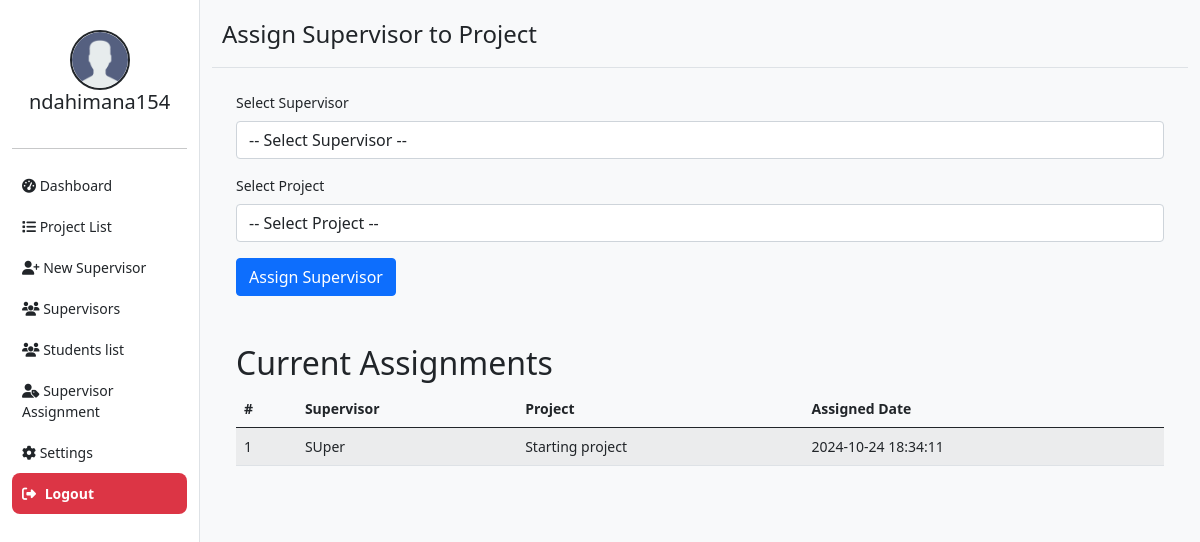
/admin/assignSupervisor.php (signed in), run on the app's committed database.
### tables this page shows
CREATE TABLE `supervisor_project_assignment` (
  `id` int(11) NOT NULL,
  `supervisor_id` int(11) NOT NULL,
  `project_id` int(11) NOT NULL,
  `assigned_date` timestamp NOT NULL DEFAULT current_timestamp()
);

CREATE TABLE `users` (
  `id` int(11) NOT NULL,
  `names` varchar(255) NOT NULL,
  `email` varchar(255) NOT NULL,
  `password` varchar(255) NOT NULL,
  `role` varchar(255) NOT NULL
);

CREATE TABLE `studentsprojects` (
  `id` int(11) NOT NULL,
  `title` varchar(255) NOT NULL,
  `description` text NOT NULL,
  `file_name` text NOT NULL,
  `student_id` int(11) NOT NULL,
  `status` varchar(255) NOT NULL DEFAULT 'pending',
  `created_at` varchar(255) NOT NULL DEFAULT current_timestamp()
);

### admin/assignSupervisor.php (the view, shortened to what this page needs)
<?php
include "../php/connect.php";
?>
<!DOCTYPE html>
<html lang="en">
<head>
    <link rel="stylesheet" href="https://cdn.jsdelivr.net/npm/bootstrap@5.1.0/dist/css/bootstrap.min.css">
    <link rel="stylesheet" href="https://cdnjs.cloudflare.com/ajax/libs/font-awesome/6.6.0/css/all.min.css" />
    <link rel="stylesheet" type="text/css" href="../assets/css/styles.css">
</head>
<body>
    <div class="container-fluid">
        <div class="row">
            <?php include "../components/adminSidebar.php" ?>
            <div class="col-md-10">
                <div class="dashboard-header">
                    <h1>Assign Supervisor to Project</h1>
                </div>
                <div class="container mt-4">
                    <form action="" method="POST">
                        <div class="mb-3">
                            <label for="supervisor_id" class="form-label">Select Supervisor</label>
                            <select class="form-control" id="supervisor_id" name="supervisor_id" required>
                                <option value="">-- Select Supervisor --</option>
                            </select>
                        </div>
                        <div class="mb-3">
                            <label for="project_id" class="form-label">Select Project</label>
                            <select class="form-control" id="project_id" name="project_id" required>
                                <option value="">-- Select Project --</option>
                            </select>
                        </div>
                        <button type="submit" class="btn btn-primary">Assign Supervisor</button>
                    </form>
                </div>
                <div class="container mt-5">
                    <h2>Current Assignments</h2>
                    <table class="table table-striped">
                        <thead>
                            <tr>
                                <th>#</th>
                                <th>Supervisor</th>
                                <th>Project</th>
                                <th>Assigned Date</th>
                            </tr>
                        </thead>
                        <tbody>
                            <?php
                            $assignments = mysqli_query($conn, "SELECT a.id, u.names as supervisor, p.title as project, a.assigned_date
                                                                FROM supervisor_project_assignment a
                                                                JOIN users u ON a.supervisor_id = u.id
                                                                JOIN studentsprojects p ON a.project_id = p.id
                                                                ORDER BY a.assigned_date DESC");
                            if (mysqli_num_rows($assignments) > 0) {
                                $count = 1;
                                while ($row = mysqli_fetch_assoc($assignments)) {
                                    echo "<tr>";
                                    echo "<td>" . $count++ . "</td>";
                                    echo "<td>" . $row['supervisor'] . "</td>";
                                    echo "<td>" . $row['project'] . "</td>";
                                    echo "<td>" . $row['assigned_date'] . "</td>";
                                    echo "</tr>";
                                }
                            } else {
                                echo "<tr><td colspan='4'>No assignments found.</td></tr>";
                            }
                            ?>
                        </tbody>
                    </table>
                </div>
            </div>
        </div>
    </div>
</body>
</html>

### assets/css/styles.css (style rules this page uses)
body { background-color: #f8f9fa; font-size: 14px; }
.dashboard-header { border-bottom: 1px solid #dee2e6; padding: 10px; margin-top: 10px; }
.dashboard-header h1 { font-size: 24px; }

### data on the page
supervisor_project_assignment: supervisor.names "SUper", project.title "Starting project", assigned_date "2024-10-24 18:34:11"

### other printed values
$username "ndahimana154"
